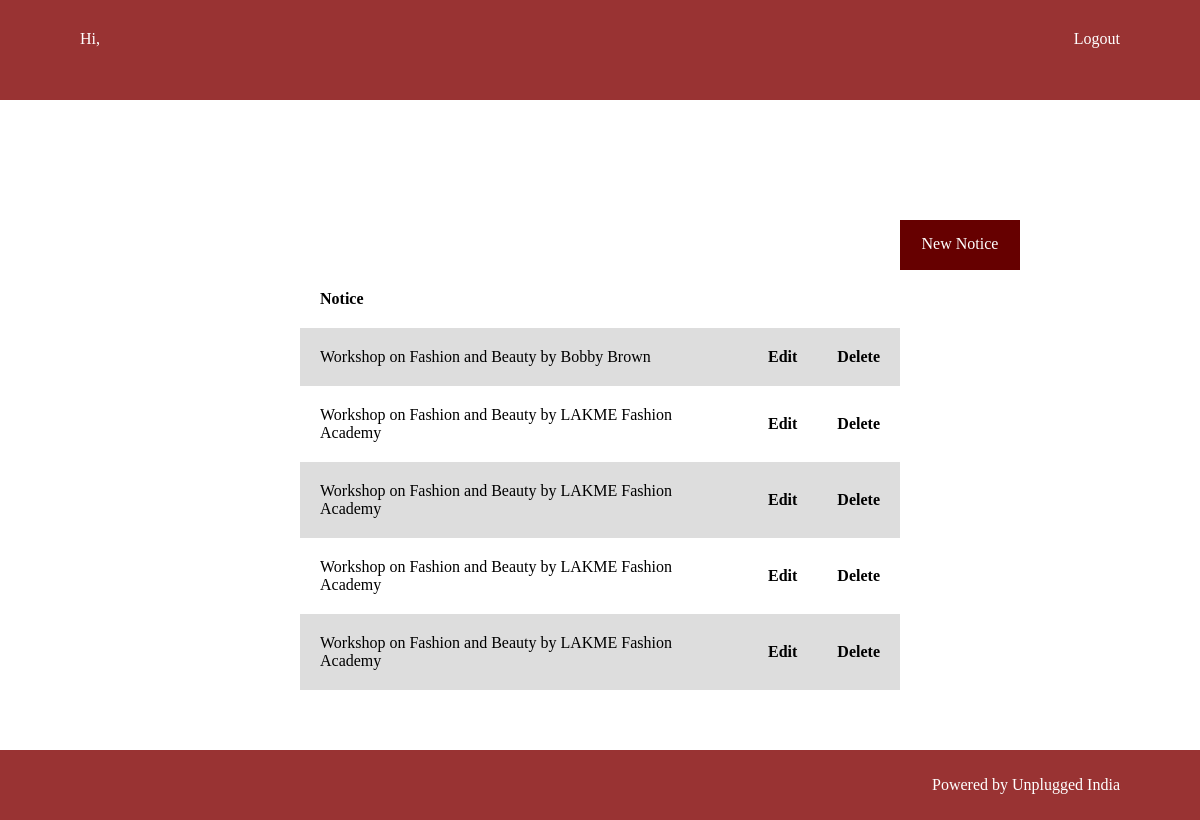
Screenshot of /admin/manage_noticeboard.php with the database file from the repository.
### tables this page shows
CREATE TABLE IF NOT EXISTS `century_notice` (
`id` int(11) NOT NULL,
  `notice` text NOT NULL,
  `date_added` datetime NOT NULL,
  `more` varchar(50) NOT NULL
);

### admin/manage_noticeboard.php (the view, shortened to what this page needs)
<?php
	include("connection.php");
	$admin_name=$_SESSION['admin_name'];
	$exe=mysqli_query($conn,"select * from century_notice ");
	?>
<html>
<head>
<link href="stylesheet.css" rel="stylesheet"></link>
</head>
<body>
<header>
	<div class="left name">Hi, <?php echo $admin_name;?></div>
    <div class="right log"><a href="logout.php">Logout</a></div>
</header>
<div class="container">
	<div class="row1">
    	<div class="col1"><a href="new_notice.php">New Notice</a></div>
    </div>
    <div class="row2">
    <table class="table2">
    <tr>
    	<th colspan="3">Notice</th>
        <th></th>
        <th></th>
    </tr>
    <?php
		while($res=mysqli_fetch_assoc($exe))
		{
			$id=$res['id'];
			?>
            	<tr>
                    <td colspan="3"><?php echo $res['notice'];?></td>
                    <th><a href="edit_notice.php?id=<?php echo $id;?>">Edit</a></th>
                    <th class="del" id="<?php echo $id; ?>">Delete</th>
                </tr>
            <?php
		}
	?>
    </table>
    </div>
</div>
<footer>
    <div class="right">
    <p>Powered by Unplugged India</p>
    </div>
</footer>
</body>
</html>

### admin/stylesheet.css (style rules this page uses)
body { margin:0; }
a { text-decoration:none; color:white; }
header { height:100px; background-color:#993333; }
.left { float:left; }
.right { float:right; }
header .log { margin-right:80px; margin-top:30px; color:white; }
header .name { margin-left:80px; margin-top:30px; color:white; }
.container { width:600px; margin:0 auto; vertical-align:middle; position:relative; top:15%; }
footer { margin-top:180px; height:70px; background-color:#993333; }
footer .right { margin-right:80px; margin-top:10px; color:white; }
.container .row1 .col1 { position:relative; left:120px;; width:120px; height:50px; background-color:#660000; text-align:center; box-sizing:border-box; padding-top:15px; float:right; }
table { border-collapse:collapse; width:100%; }
table a { color:black; }
td,th { padding:20px; }
th { text-align:left; }
tr:nth-child(even) { background-color:#dddddd; }

### rows the page displays
century_notice: notice "Workshop on Fashion and Beauty by Bobby Brown"
century_notice: notice "Workshop on Fashion and Beauty by LAKME Fashion Academy"
century_notice: notice "Workshop on Fashion and Beauty by LAKME Fashion Academy"
century_notice: notice "Workshop on Fashion and Beauty by LAKME Fashion Academy"
century_notice: notice "Workshop on Fashion and Beauty by LAKME Fashion Academy"
